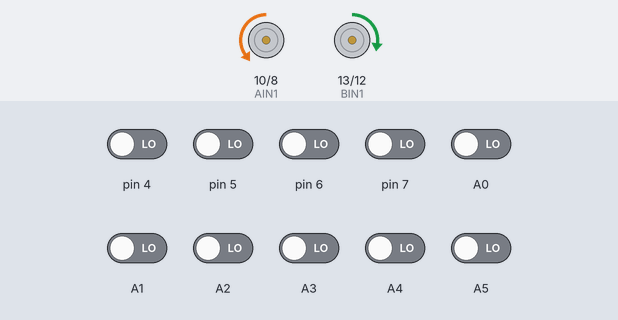
A sketch run on a simulated Arduino Uno, built with avr-gcc and run on an emulated ATmega328P. On the bench: motor-driver pin pairs drawn as motors (green arrow = first pin HIGH = forward, orange = second pin HIGH = backward, longer = more drive, scaled by the enable pin). The inputs (shaded band) are chosen by the test bench; at power-on: A0–5, pin 4–7 LOW. What the sketch prints to the serial monitor is not drawn.

Above: at 7.7 s.
7.8 s: pin 4 driven HIGH
At 8.2 s:
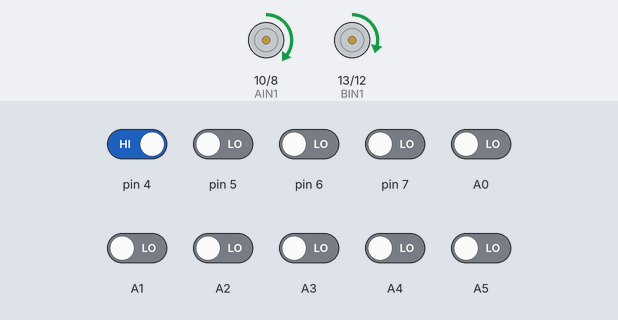
9.3 s: pin 6 driven HIGH
At 10.4 s:
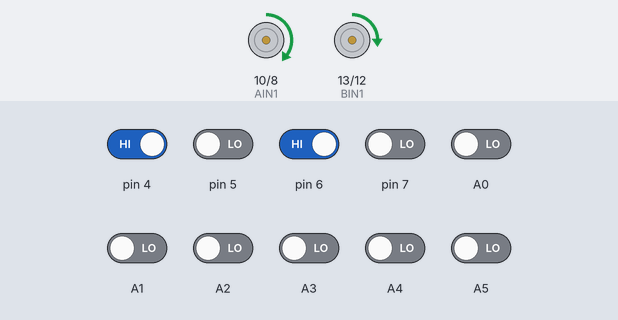
10.8 s: A5 driven HIGH
At 11.2 s:
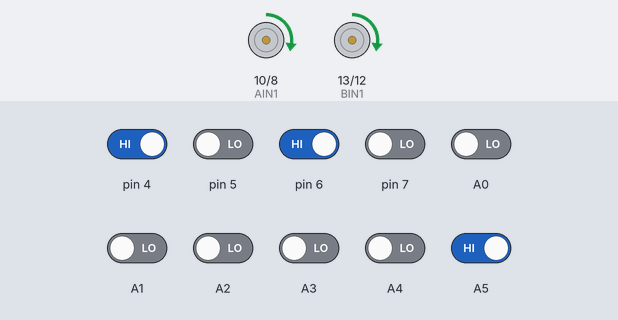
13.8 s: pin 5 driven HIGH
At 15.2 s:
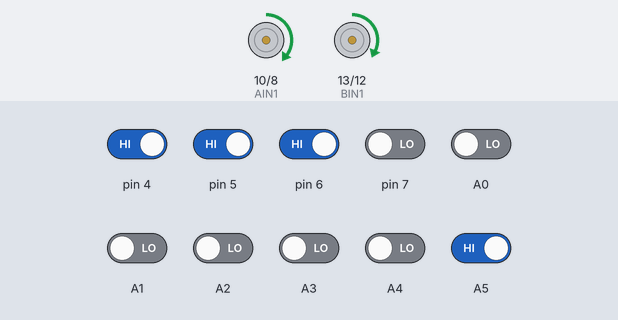
15.5 s: pin 7 driven HIGH
At 16.3 s:
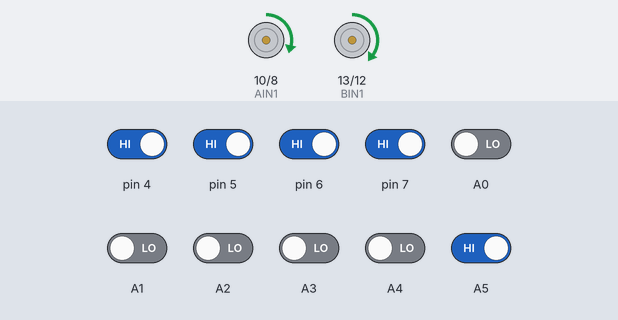
17.0 s: A5 driven LOW
At 17.5 s:
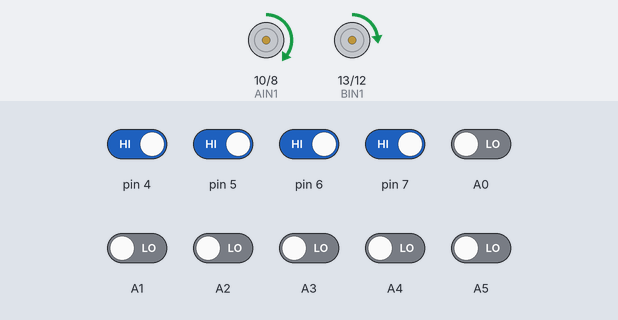
Timing chart, 0 to 19.5 s (numbered marks = the images above; inputs shaded):
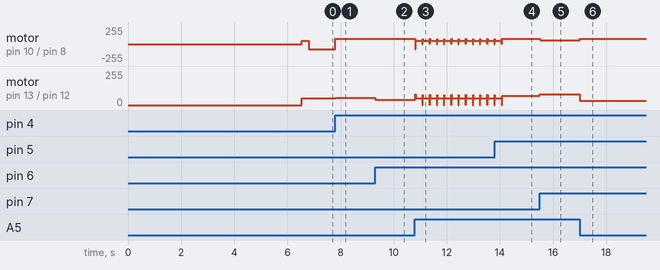

Measured:
- after the input at 7.8 s, motor on pin 10 (AIN1) / pin 8 (AIN2): backward 80/255 → forward 80/255 at once; motor on pin 13 (BIN1) / pin 12 (BIN2): forward 50/255 → forward 56/255 at once
- after the input at 9.3 s, motor on pin 13 (BIN1) / pin 12 (BIN2): forward 56/255 → forward 40/255 at once
- after the input at 13.8 s, motor on pin 10 (AIN1) / pin 8 (AIN2): goes on until 14.1 s, then stays forward 80/255
- after the input at 15.5 s, motor on pin 10 (AIN1) / pin 8 (AIN2): forward 80/255 → forward 56/255 at once; motor on pin 13 (BIN1) / pin 12 (BIN2): forward 68/255 → forward 80/255 at once
- after the input at 17.0 s, motor on pin 10 (AIN1) / pin 8 (AIN2): forward 56/255 → forward 80/255 at once; motor on pin 13 (BIN1) / pin 12 (BIN2): forward 80/255 → forward 32/255 at once

The sketch:

akash.ino
```cpp
#include <QTRSensors.h>

QTRSensors qtr;

const uint8_t SensorCount = 10;
uint16_t sensorValues[SensorCount];
// uint16_t threshold[SensorCount];
// uint16_t max_value[SensorCount]={0,0,0,0,0,0,0,0,0,0};
// uint16_t min_value[SensorCount]={1000,1000,1000,1000,1000,1000,1000,1000,1000,1000};
// String s="0000000000";
// PID Properties
const double KP = 0.016; //0.02 original
const double KD = 0.07;
double lastError = 0;
const int GOAL = 4500;
const unsigned char MAX_SPEED = 80;

#define AIN1 10
#define BIN1 13
#define AIN2 8
#define BIN2 12
#define PWMA 9
#define PWMB 11


void setup()
{

  pinMode(AIN1,OUTPUT);
  pinMode(AIN2,OUTPUT);
  pinMode(PWMA,OUTPUT);

  pinMode(BIN1,OUTPUT);
  pinMode(BIN2,OUTPUT);
  pinMode(PWMB,OUTPUT);

  // configure the sensors
  qtr.setTypeRC();
  qtr.setSensorPins((const uint8_t[]){A5,A4,A3,A2,A1,A0,4,5,6,7}, SensorCount);

  delay(500);
  pinMode(LED_BUILTIN, OUTPUT);
  digitalWrite(LED_BUILTIN, HIGH); // turn on Arduino's LED to indicate we are in calibration mode

  for (uint16_t i = 0; i < 200; i++)
  {
    qtr.calibrate();
  }
  digitalWrite(LED_BUILTIN, LOW);
  Serial.begin(9600);
  for (uint8_t i = 0; i < SensorCount; i++)
  {
    Serial.print(qtr.calibrationOn.minimum[i]);
    Serial.print(' ');
  }
  Serial.println();

  // print the calibration maximum values measured when emitters were on
  for (uint8_t i = 0; i < SensorCount; i++)
  {
    Serial.print(qtr.calibrationOn.maximum[i]);
    Serial.print(' ');
  }

  Serial.println();
  Serial.println();
  delay(1000);
}
void loop() {

  // Get line position
  uint16_t position = qtr.readLineBlack(sensorValues);
  uint16_t position2 = qtr.readLineWhite(sensorValues);
  int black=0;
  for (uint8_t i = 0; i < SensorCount; i++)
    {
      if(sensorValues[i]==2500) black++;
    }
    if(black==10) { setMotorA(50);setMotorB(50); delay(200); Break();}
  if(sensorValues[0]>500 && sensorValues[9]>500){
      position=position2;
    }


  int error = GOAL - position;
        for (uint8_t i = 0; i < SensorCount; i++)
        {
          // if(sensorValues[i]>threshold[i]) s[i]='1';
          // else s[i]='0';
          // Serial.print(sensorValues[i]);
          // Serial.print('\t');
        }
        // Serial.print(lastError);
        // Serial.print("\t\t");
        Serial.print(position2);
        Serial.println();


    if(abs(lastError)<500 && (position==0 || position==9000 ) ) u_turn();
    else if(abs(lastError)<500  && error<2000 && sensorValues[9]<200 && (sensorValues[0]>500) ) {
        turn_30_left();
    }
    else if(abs(lastError)<500 && error<2000  && sensorValues[0]<200 && (sensorValues[9]>500) ) {
        turn_30_right();
    }
    else if(sensorValues[0]>500 && sensorValues[1]>500 && sensorValues[2]>500 && sensorValues[3]>500 && sensorValues[4]>500) {
      turn_30_left();
    }
    else if(sensorValues[9]>500 && sensorValues[8]>500 && sensorValues[7]>500 && sensorValues[6]>500 && sensorValues[5]>500) {
      turn_30_right();
    }
  // if( s=="1111000001"  s=="0001110001"  s=="0000110001"  s=="0000110011"  s=="0000111001"|| s=="0000111011"|| s=="0001110011"|| s=="0001110001"){
  //   turn_30_right();
  // }
  // if( s=="1000001111"  s=="1000111000"  s=="1110111111"  s=="1000110000"  s=="1100110000"  s=="1001110000" s=="1101110000"|| s=="1100111000" || s=="1000111000" ){
  //   turn_30_left();
  // }
  // Compute error from line


  // Compute motor adjustment
  int adjustment = KP*error + KD*(error - lastError);

  // Store error for next increment
  lastError = error;

  // Adjust motors
  setMotorA(MAX_SPEED - adjustment);
  setMotorB(MAX_SPEED + adjustment);

}

void setMotorA (int adjust) {
  if(adjust>0){
    digitalWrite(AIN1,HIGH);
    digitalWrite(AIN2,LOW);
    if(abs(adjust)>MAX_SPEED) adjust=MAX_SPEED;
    analogWrite(PWMA,abs(adjust));
  }
  if(adjust<0){
    digitalWrite(AIN1,LOW);
    digitalWrite(AIN2,HIGH);
    if(abs(adjust)<MAX_SPEED) adjust=MAX_SPEED;
    analogWrite(PWMA,abs(adjust));
}
}
void setMotorB(int adjust) {
  if(adjust>0){
    digitalWrite(BIN1,HIGH);
    digitalWrite(BIN2,LOW);
    if(abs(adjust)>MAX_SPEED) adjust=MAX_SPEED;
    analogWrite(PWMB,abs(adjust));
  }
  if(adjust<0) {
    digitalWrite(BIN1,LOW);
    digitalWrite(BIN2,HIGH);
    if(abs(adjust)<MAX_SPEED)
    adjust=MAX_SPEED;
    analogWrite(PWMB,abs(adjust));
  }
}

void turn_30_left(){
  Serial.print("30 left0\t\t");
  uint16_t positions = qtr.readLineBlack(sensorValues);
  setMotorA(50);
  setMotorB(50);
  delay(250);
  Break();
  delay(10);
  setMotorB(10);
  setMotorA(-10);
  positions = qtr.readLineBlack(sensorValues);
  while(positions==0 || positions==9000){
    Serial.print("30 left\t\t");
    positions = qtr.readLineBlack(sensorValues);
  }
}

void turn_30_right(){

  uint16_t positions = qtr.readLineBlack(sensorValues);
  Serial.print("30 right");
  setMotorA(50);
  setMotorB(50);
  delay(250);
  Break();
  setMotorB(-10);
  setMotorA(10);
  positions = qtr.readLineBlack(sensorValues);
  while(positions==0 || positions==9000){
    Serial.print("30 right");
    positions = qtr.readLineBlack(sensorValues);
  }
}
void u_turn(){

  uint16_t positions = qtr.readLineBlack(sensorValues);
  Serial.print("30 right");
  setMotorA(50);
  setMotorB(50);
  delay(250);


  positions = qtr.readLineBlack(sensorValues);
  while(positions==0 || positions==9000){
    setMotorB(50);
  setMotorA(-50);
    Serial.print("30 right");
    positions = qtr.readLineBlack(sensorValues);
  }
}
void Break(){
  digitalWrite(AIN1,LOW);
    digitalWrite(AIN2,LOW);
    digitalWrite(BIN1,LOW);
    digitalWrite(BIN2,LOW);
}
```
